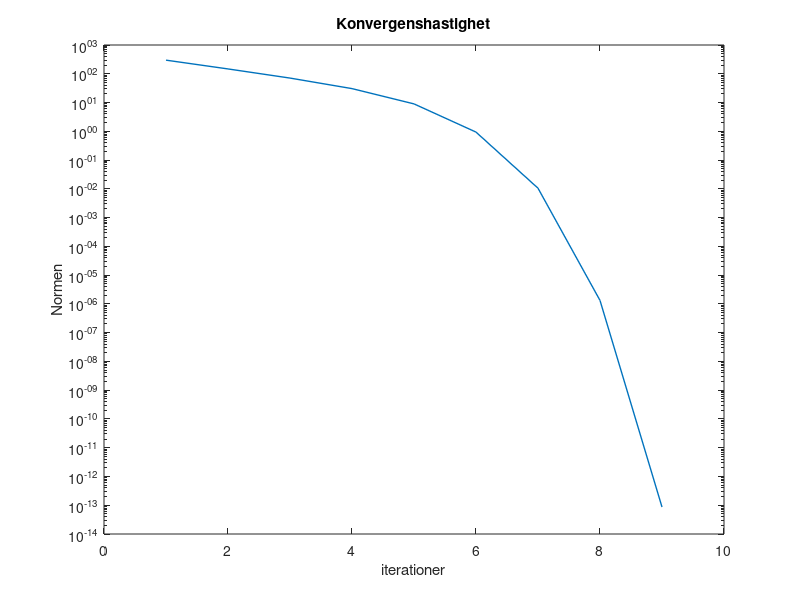
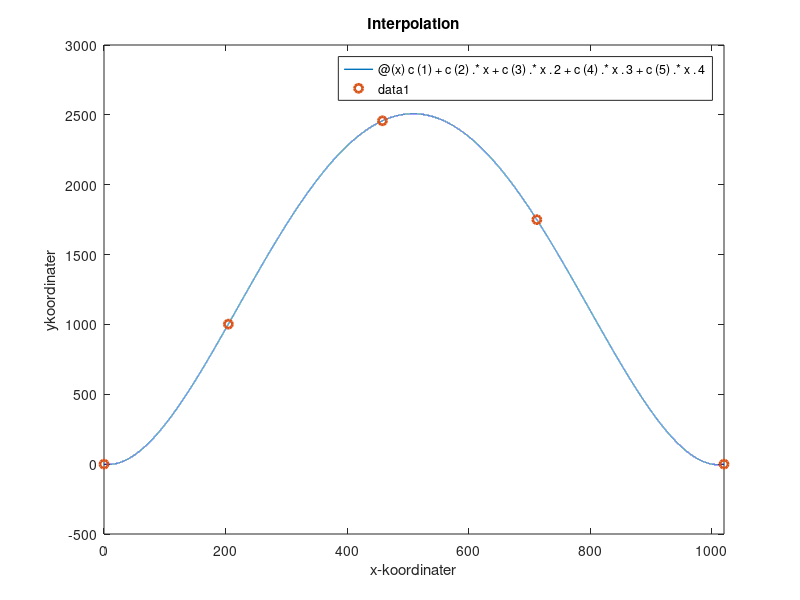

These figures' MATLAB source, in order:
%Uppgift 3a

xA = [175, 410, 675]';
yA = [950, 2400, 1730]';

xB = [160, 381, 656]';
yB = [1008, 2500, 1760]';

LA = [60, 75, 42]';
LB = [45, 88, 57]';

% funktion
g = @(x,y,xA,yA,xB,yB,LA,LB) [
    (x - xA)^2 + (y - yA)^2 - LA^2;
    (x - xB)^2 + (y - yB)^2 - LB^2;
];

% Jacobian matrix (2x2)
Jg = @(x,y,xA,yA,xB,yB) [
    2 * (x - xA), 2 * (y - yA);
    2 * (x - xB), 2 * (y - yB);
];

% Startgissning för p1 p2 och p3
x = [200, 460, 700]'; 
y = [1000, 2500, 1700]';

% tolerans
tol = 1e-11;

% Final, spara värderna
xrot = zeros(3,1);
yrot = zeros(3,1);

% Loopa över (P1, P2, P3) och xA yA xB yB LA och LB
for i = 1:3    
    xi = x(i);
    yi = y(i);

    xa= xA(i);
    xb=xB(i);
    ya=yA(i);
    yb=yB(i);
    La = LA(i);
    Lb = LB(i);
    
    hnorm = 1; 
    iter = 0; 
    diffx = [];

    while hnorm > tol && iter < 20
        iter = iter + 1;
        J = Jg(xi,yi,xa,ya,xb,yb);
        g_val = g(xi,yi,xa,ya,xb,yb,La,Lb); % funktionens värden

            h = -J \ g_val; 
            xi = xi + h(1);  
            yi = yi + h(2);  
            hnorm = norm(h);
            diffx = [diffx, hnorm];
        
    end

    % Spara värderna
    xrot(i) = xi;
    yrot(i) = yi;
end

% Utskrift av resultatet
disp('x och y koordinater för P1 P2 och P3');
disp([xrot, yrot]);

figure;
semilogy(1:length(diffx), diffx,'LineWidth',1);
xlabel('iterationer')
ylabel('Normen')
title('Konvergenshastighet');

% Vad blir koordinaterna? => P1(204.6, 1002.2) P2 = (458.1, 2457.6) P3=
% (712.1,1749.7)
%Hur kan du förvissa dig om att Newtons metod konvergerar = > I grafen syns
%det tydligt att newtons metod konvergerar som den ska?
% Vilken konvergenshastighet ser du? => Kvadrtiskt minskning

% ____________----------_____________---------------_____________------------_________________------------
% Uppgift 3b

%Ansats: P = c0+c1x+c2x^2+c3x^3+c4^x^4
% Ac=b
P0=[0;0];
P4=[1020;0];
rot_y = [P0(2), yrot(1), yrot(2), yrot(3), P4(2)]';
rot_x = [P0(1), xrot(1), xrot(2), xrot(3), P4(1)]';
d = length(rot_y);


A1 = [ones(d, 1), rot_x, rot_x.^2, rot_x.^3, rot_x.^4];

disp('Koefficienterna')
c=A1\rot_y


p = @(x) c(1) + c(2).*x + c(3).*x.^2 + c(4).*x.^3 + c(5).*x.^4;


figure;
grid on;
fplot(p,[0,1020],'LineWidth',1);
hold on;
plot(rot_x,rot_y,'o','LineWidth',2)
xlabel('x-koordinater')
ylabel('ykoordinater')
title('Interpolation');

disp('c5')
fprintf("%.10f\n",c(5))


% Koefficienterna blir c0=0, c1= -0.5836, c2 = -0.0417, c3 = -0.0001 och c4 = 0.0000000397
